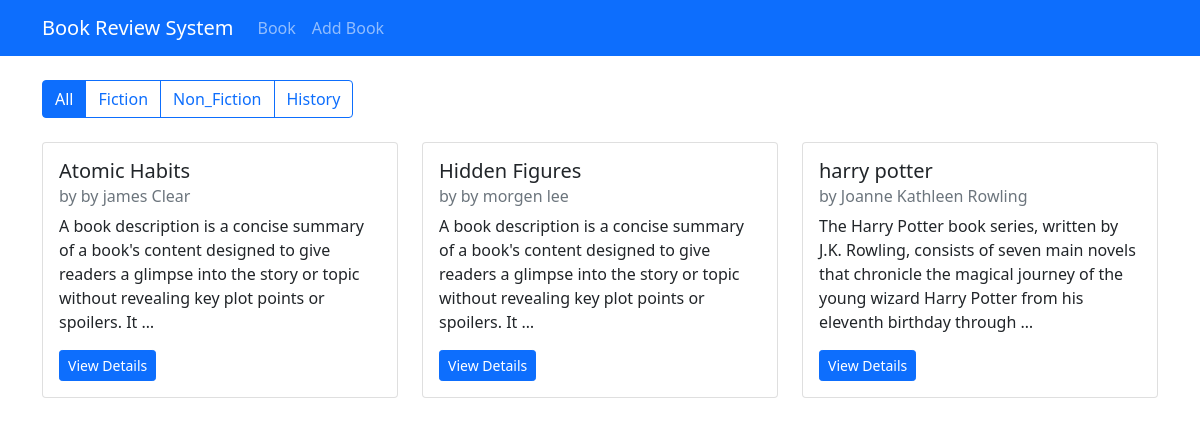
The page / on the database its author committed.
### book/models.py (models this page shows, shortened)
class Book(models.Model):
    GENRE_CHOICES = [
        ('fiction', 'Fiction'),
        ('non_fiction', 'Non-Fiction'),
        ('science', 'Science'),
        ('technology', 'Technology'),
        ('history', 'History'),
        ('other', 'Other'),
    ]
    title = models.CharField(max_length=200)
    author = models.CharField(max_length=200)
    description = models.TextField()
    genre = models.CharField(max_length=20, choices=GENRE_CHOICES)
    isbn = models.CharField('ISBN', max_length=13, unique=True)
    publication_date = models.DateField()
    average_rating = models.DecimalField(
        max_digits=3,
        decimal_places=2,
        validators=[MinValueValidator(0), MaxValueValidator(5)],
        default=0
    )
    created_at = models.DateTimeField(auto_now_add=True)
    updated_at = models.DateTimeField(auto_now=True)

### book/views.py (the view)
# urls.py: path('', views.book_list, name='book-list'),
def book_list(request):
    genre = request.GET.get('genre')
    if genre:
        books = Book.objects.filter(genre=genre).order_by('-created_at')
    else:
        books = Book.objects.all().order_by('-created_at')
    return render(request, 'book/book_list.html', {'books': books})

### book/templates/book/book_list.html (shortened to what this page needs)
{% extends "book/base.html" %}
{% block content %}
<div class="row mb-4">
    <div class="col">
        <div class="btn-group">
            <a href="{% url 'book-list' %}" class="btn btn-outline-primary
            {% if not request.GET.genre %}active{% endif %}">All</a>
            <a href="?genre=fiction" class="btn btn-outline-primary
            {% if request.GET.genre == 'fiction' %}active{% endif %}">Fiction</a>
            <a href="?genre=non_fiction" class="btn btn-outline-primary
            {% if request.GET.genre == 'non_fiction' %}active{% endif %}">Non_Fiction</a>
            <a href="?genre=history" class="btn btn-outline-primary
            {% if request.GET.genre == 'history'%}active{% endif %}">History</a>
        </div>
    </div>
</div>
<div class="row row-cols-1 row-cols-md-3 g-4">
    {% for book in books %}
    <div class="col">
        <div class="card h-100">
            <div class="card-body">
                <h5 class="card-title">{{ book.title }}</h5>
                <h6 class="card-subtitle mb-2 text-muted">by {{ book.author }}</h6>
                <p class="card-text">{{ book.description|truncatewords:30}}</p>
                <div class="d-flex justify-content-between align-items-center">
                    <a href="{% url 'book-detail' book.pk %}"
                    class="btn btn-sm btn-primary">View Details</a>
                </div>
            </div>
        </div>
    </div>
    {% empty %}
    <div class="col-12">
        <p>No books found.</p>
    </div>
    {% endfor %}
</div>
{% endblock content %}

### book/templates/book/base.html (shortened to what this page needs)
<!DOCTYPE html>
<html lang="en">
<head>
  <link href="https://cdn.jsdelivr.net/npm/bootstrap@5.0.2/dist/css/bootstrap.min.css" rel="stylesheet">
</head>
<body>
  <nav class="navbar navbar-expand-lg navbar-dark bg-primary mb-4">
    <div class="container">
      <a class="navbar-brand" href="#">Book Review System</a>
      <div class="collapse navbar-collapse" id="navbarNav">
        <ul class="navbar-nav">
          <li class="nav-item">
            <a class="nav-link" href="{% url 'book-list' %}">Book</a>
          </li>
          <li class="nav-item">
            <a class="nav-link" href="{% url 'book-create' %}">Add Book</a>
          </li>
        </ul>
      </div>
    </div>
  </nav>
  <div class="container">
    {% block content %}
    {% endblock %}
  </div>
</body>
</html>

### rows shown on the page
Book: title "Atomic Habits", author "by james Clear", description "A book description is a concise summary of a book's content designed to give readers a glimpse into the story or topic without revealing key plot points or spoilers. It …"
Book: title "Hidden Figures", author "by morgen lee", description "A book description is a concise summary of a book's content designed to give readers a glimpse into the story or topic without revealing key plot points or spoilers. It …"
Book: title "harry potter", author "Joanne Kathleen Rowling", description "The Harry Potter book series, written by J.K. Rowling, consists of seven main novels that chronicle the magical journey of the young wizard Harry Potter from his eleventh birthday through …"
